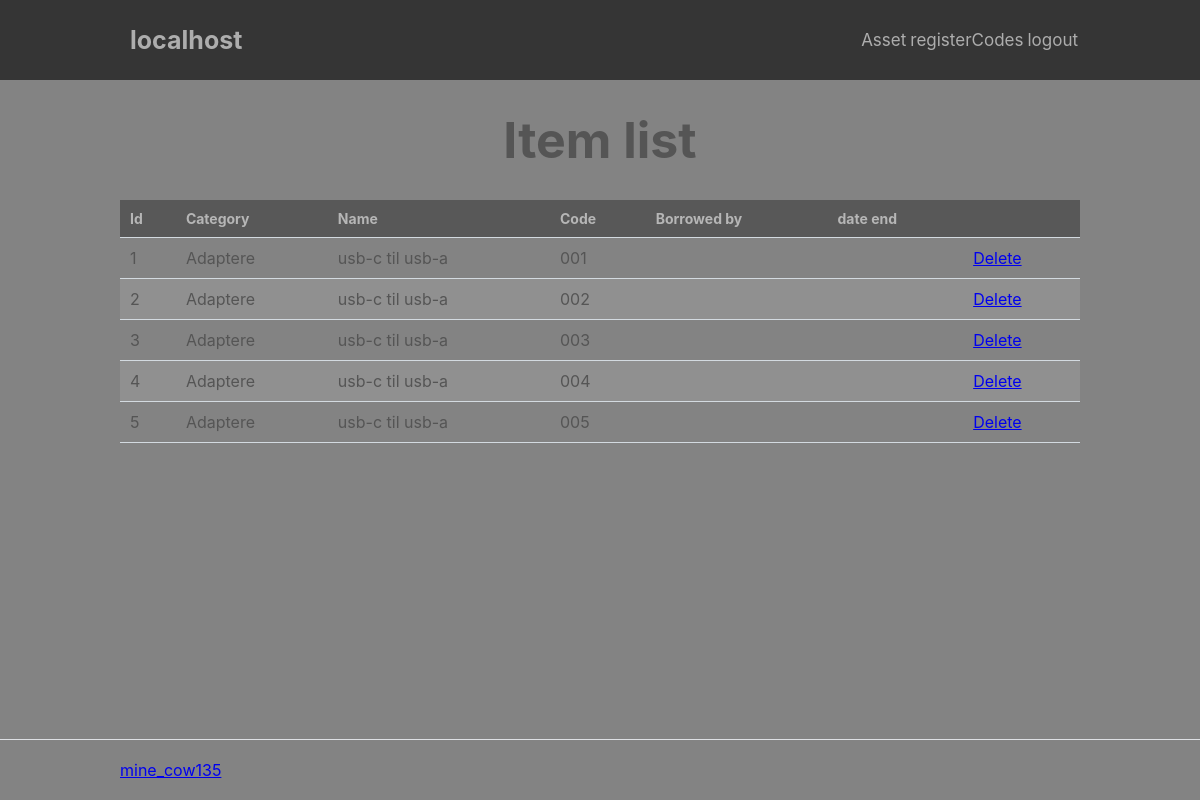
The page /index.php?page=asset/itemList (signed in) on the database as committed earlier.
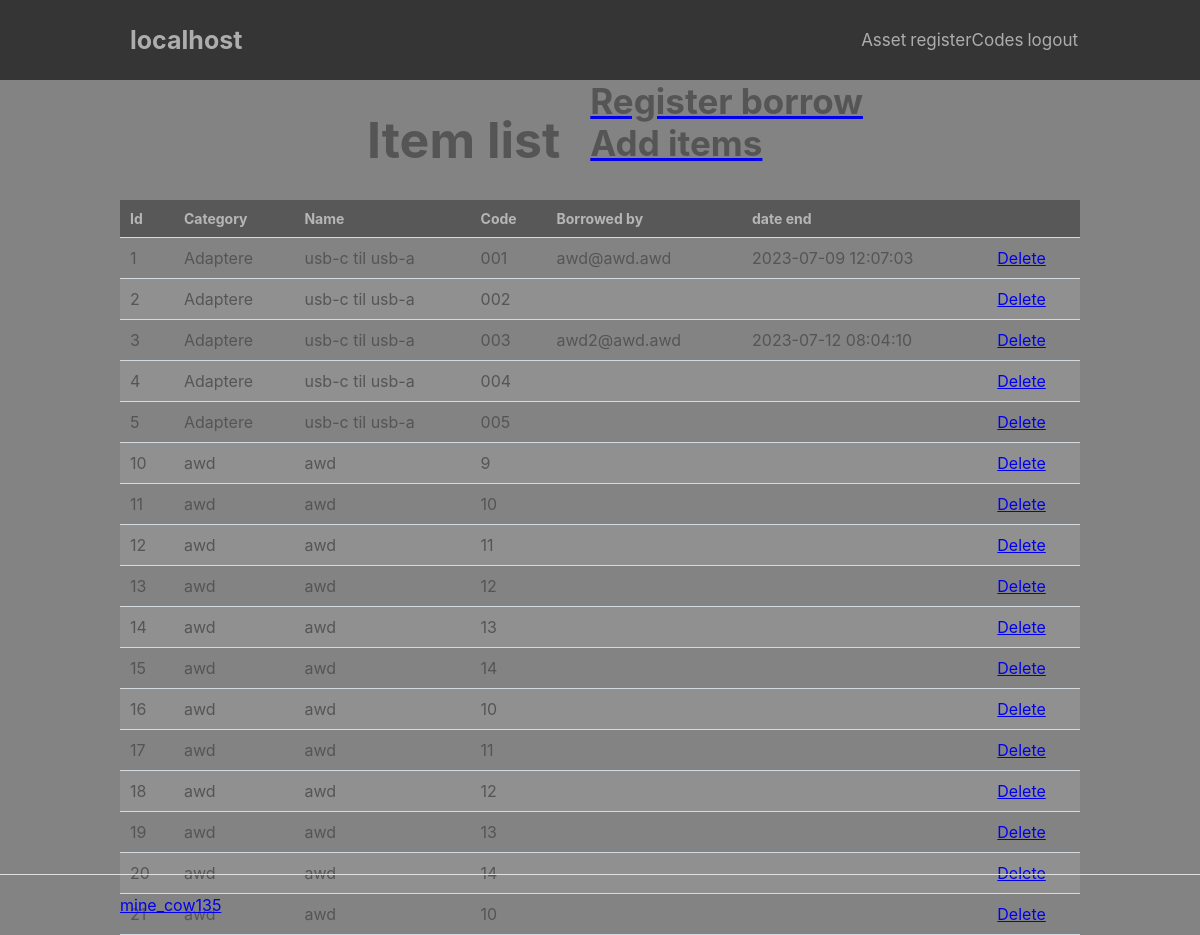
The same page on the database as committed later.
### tables this page shows
CREATE TABLE `userPermission` (
  `id` int NOT NULL,
  `userId` int NOT NULL,
  `siteId` int NOT NULL,
  `permissionId` int NOT NULL,
  `header` tinyint(1) NOT NULL DEFAULT '0',
  `dateStart` datetime NOT NULL DEFAULT CURRENT_TIMESTAMP,
  `dateEnd` datetime DEFAULT NULL
);

CREATE TABLE `permission` (
  `id` int NOT NULL,
  `permissionName` varchar(30) NOT NULL,
  `permissionCategory` varchar(20) NOT NULL,
  `page` varchar(50) DEFAULT NULL,
  `dropdown` varchar(20) DEFAULT NULL,
  `placement` int DEFAULT NULL,
  `permissionDescription` varchar(100) DEFAULT NULL
);

CREATE TABLE `asset_items` (
  `id` int NOT NULL,
  `name` varchar(20) NOT NULL,
  `category` varchar(20) NOT NULL,
  `code` varchar(30) NOT NULL,
  `date` datetime NOT NULL DEFAULT CURRENT_TIMESTAMP,
  `siteId` int NOT NULL,
  `removed` tinyint(1) NOT NULL DEFAULT '0'
);

CREATE TABLE `asset_user` (
  `id` int NOT NULL,
  `name` varchar(50) DEFAULT NULL,
  `mail` varchar(30) NOT NULL,
  `internalId` int DEFAULT NULL,
  `siteId` int NOT NULL
);

CREATE TABLE `asset_borrowed` (
  `id` int NOT NULL,
  `itemId` int NOT NULL,
  `userId` int NOT NULL,
  `borrowedBy` int NOT NULL,
  `dateStart` datetime NOT NULL DEFAULT CURRENT_TIMESTAMP,
  `dateEnd` datetime NOT NULL,
  `dateBack` datetime DEFAULT NULL,
  `siteId` int NOT NULL
);

### index.php (called while the page is built, shortened)
<?php
include 'functions.php';
$page = isset($_GET['page']) && file_exists('pages/' . $_GET['page'] . '.php') ? $_GET['page'] : 'home';
include 'pages/' . $page . '.php';

### pages/asset/itemList.php (the view, shortened to what this page needs)
<?php
headerr('Item list', "asset.itemList");
?>
<?php
    $sql = "SELECT id, name, category, code FROM asset_items WHERE siteId = :siteId AND removed = 0";
        $stmt = $pdo->prepare($sql);
        $stmt->bindValue(':siteId', $_SESSION["siteId"]);
        $stmt->execute();
        $item = $stmt->fetchAll(PDO::FETCH_ASSOC);
    $sql = "SELECT asset_borrowed.id, asset_borrowed.itemId, asset_borrowed.userId, asset_user.name, asset_user.mail, asset_borrowed.dateEnd FROM asset_borrowed LEFT JOIN asset_user ON asset_borrowed.userId = asset_user.id WHERE `dateBack` IS NULL AND asset_borrowed.siteId = :siteId";
        $stmt = $pdo->prepare($sql);
        $stmt->bindValue(':siteId', $_SESSION["siteId"]);
        $stmt->execute();
        $borrow = $stmt->fetchAll(PDO::FETCH_ASSOC);
?>
<div class="content-wrapper-center">
    <h1 class="head">Item list</h1>
    <div>
        <?php
            $permissionName = "asset.borrow";
            if (true === ((in_array($permissionName, array_column($_SESSION["permissions"], 'permissionName')))) || $permissionName == "default") {
                echo '<a href="index.php?page=asset/borrow"><h3>Register borrow</h3></a>';
            }
            $permissionName = "asset.create";
            if (true === ((in_array($permissionName, array_column($_SESSION["permissions"], 'permissionName')))) || $permissionName == "default") {
                echo '<a href="index.php?page=asset/import"><h3>Add items</h3>';
            }
        ?>
        </a>
    </div>
    <table>
        <thead>
            <tr>
                <td>Id</td>
                <td>Category</td>
                <td>Name</td>
                <td>Code</td>
                <td>Borrowed by</td>
                <td>date end</td>
                <td></td>
            </tr>
        </thead>
        <tbody>
            <?php
                foreach ($item as $i) {
                    unset($found_key);
                    if (in_array($i["id"],array_column($borrow, "itemId"))) {
                        $found_key = array_search($i["id"],array_column($borrow, "itemId"));
                    }
            ?>
                    <tr>
                        <td><?= $i["id"] ?></td>
                        <td><?= $i["category"] ?></td>
                        <td><?= $i["name"] ?></td>
                        <td><?= $i["code"] ?></td>
                        <td><?= $borrow[$found_key]["mail"] ?></td>
                        <td><?= $borrow[$found_key]["dateEnd"] ?></td>
                        <td><a href="index.php?page=asset/itemList&delete=<?= $i["id"] ?>" onclick="return confirm('Are you sure?');">Delete</a></td>
                    </tr>
            <?php
                }
            ?>
        </tbody>
    </table>
</div>
<?= template_footer() ?>

### functions.php (shortened to what this page needs)
<?php
    function pdo_connect_mysql() {
        $DATABASE_HOST = "localhost";
        $DATABASE_USER = "webTest";
        $DATABASE_PASS = "awdfthdwa";
        $DATABASE_NAME = "webTemplate";
        try {
        	return new PDO("mysql:host=" . $DATABASE_HOST . ";dbname=" . $DATABASE_NAME . ";charset=utf8", $DATABASE_USER, $DATABASE_PASS);
        } catch (PDOException $exception) {
        	exit("Failed to connect to database!");
        }
    }
    function headerr($title, $permissionName)
    {
        $namechoice = 2;
        $namearr["1"] = "Template";
        $namearr["2"] = $_SERVER["HTTP_HOST"];
        $name = $namearr["$namechoice"];
        $pdo = pdo_connect_mysql();
        $root = $_SERVER['WEB_ROOT'] = str_replace("index.php",'',$_SERVER['SCRIPT_NAME']);
        $sql = "SELECT userPermission.id, userPermission.userId, userPermission.siteId, userPermission.permissionId, userPermission.header, userPermission.dateStart, userPermission.dateEnd, users.username, sites.siteName, permission.permissionName, permission.page, permission.dropdown, permission.placement FROM userPermission LEFT JOIN users ON userPermission.userId = users.id LEFT JOIN sites ON userPermission.siteId = sites.id LEFT JOIN permission ON userPermission.permissionId = permission.id WHERE userPermission.userId = :userId AND dateStart < :date AND (dateEnd > :date OR dateEnd IS NULL) AND siteId = :siteId ORDER BY permission.placement";
        $stmt = $pdo->prepare($sql);
        $date = date("Y-m-d H:i:s");
        if ($_SESSION["id"]) {
            $userId = $_SESSION["id"];
        }
        else {
            $userId = 0;
        }
        $stmt->bindValue(':userId', $userId);
        $stmt->bindValue(':date', $date);
        $stmt->bindValue(':siteId', $_SESSION["siteId"]);
        $stmt->execute();
        $permissions = $stmt->fetchAll(PDO::FETCH_ASSOC);
        echo '
        <!DOCTYPE html>
        <html lang="en">
            <head>
                <meta charset="utf-8">
                <title>' . $title . '</title>
                <link href="' . $root . 'css/import.css" rel="stylesheet" type="text/css">
                <link rel="shortcut icon" href="img/logo.png" />
            </head>
            <body>
                <header>
                    <div class="content-wrapper">
                            <a href="index.php">
                                <img src="img/logo.png" height="70px" alt="">
                                <h1>' . $name . '</h1>
                            </a>
                            <nav>
                        ';
                        foreach ($permissions as $i) {
                            if ($i["header"] == true) {
                                ?>
                                <a href="index.php?page=<?=$i['page']?>"><?=$i['permissionName']?></a>
                                <?php
                            }
                        }
        echo '
                    </nav>
                </div>
            </header>
            <main>
    ';
    }
    function template_footer() {
        echo '
                </main>
                <footer>
                    <div class="content-wrapper">
                        <a href="https://github.com/minecow135">mine_cow135</a>
                    </div>
                </footer>
            </body>
        </html>
        ';
    }
?>

### css/var.css (style rules this page uses)
* { --color_bg_background: #838383; --color_border: #dee0e4; --color_confirm: #38b673; --color_confirm_hover: #32a367; --color_txt_h_1: #adadad; --color_txt_h_2: #555555; --color_txt_p_1: #adadad; --color_txt_p_2: #555555; --color_txt_p_1: #cacaca; --size_tx_h1_1: 50px; --size_tx_h1_2: ; --size_tx_h1_3: 25px; --size_tx_h2_1: 40px; --size_tx_h2_2: 30px; --size_tx_h2_3: ; --size_tx_h3_1: 35px; --size_tx_h3_2: ; --size_tx_h3_3: ; --size_tx_h4_1: 30px; --size_tx_h4_2: ; --size_tx_h4_3: ; --size_tx_h5_1: 25px; --size_tx_h5_2: ; --size_tx_h5_3: ; --size_tx_h6_1: 20px; --size_tx_h6_2: ; --size_tx_h6_3: ; --size_text_header_h1: 25px; --size_text_header: 17px; --size_text_header_span: 12px; --size_item_span: 16px; --place_item_span_top: 22px; --place_item_span_right: 0px; --color_bg_header: #353535; --color_h_table: #b6b6b6; --color_bg_box: #5e5d5d; --color_bg_box_submit: #4e4e4e; --color_bg_box_submit_hover:#3b3b3b; }

### css/style.css (style rules this page uses)
* { box-sizing: border-box; font-family: -apple-system, BlinkMacSystemFont, "segoe ui", roboto, oxygen, ubuntu, cantarell, "fira sans", "droid sans", "helvetica neue", Arial, sans-serif; font-size: 16px; -webkit-font-smoothing: antialiased; -moz-osx-font-smoothing: grayscale; box-sizing: border-box }
html { height: 100%; width: 100%; background-color: var(--color_bg_background); }
body { position: relative; min-height: 100vh; color: #555555; margin: 0; margin-bottom: 20px; }
h1, h2, h3, h4, h5 { color: var(--color_txt_h_2); margin: 0; }
h1 { font-size: var(--size_tx_h1_1); padding: 30px; }
h3 { font-size: var(--size_tx_h3_1); }
.content-wrapper, .content-wrapper-center { width: 80%; margin: 0 auto; display: flex; flex-wrap: wrap; }
.content-wrapper-center { justify-content: center; }

### css/header.css (style rules this page uses)
header { background-color: var(--color_bg_header); }
header .content-wrapper { display: flex; align-items: center; position: relative; }
header .content-wrapper a { display: flex; align-items: center; justify-content: center; color: inherit; }
header .content-wrapper a h1 { font-size: var(--size_text_header_h1); padding: 0; color: inherit; }
header { color: var(--color_txt_h_1); }
header a { text-decoration: none; }
header nav { display: flex; flex-grow: 1; flex-basis: 0; justify-content: flex-end; align-items: center; position: relative; }
header nav a { text-decoration: none; color: inherit; margin: 0 2px; font-size: var(--size_text_header); }
footer { position: absolute; bottom: 0; border-top: 1px solid var(--color_border); padding: 20px 0; width: 100%; }

### css/table.css (style rules this page uses)
table { width: 100%; padding-top: 30px; border-collapse: collapse; }
table thead { background-color: #585858; border-bottom: 1px solid #d3dae0; }
table thead td { padding: 10px; font-weight: bold; color: var(--color_h_table); font-size: 14px; }
table tbody tr { border-bottom: 1px solid #d3dae0; }
table tbody tr:nth-child(even) { background-color: #909090; }
table tbody tr td { padding: 10px; }

Rows that differ between the two databases and show on the page:
changed through a linked row, asset_items id 1: id.mail (not shown) → "awd@awd.awd"; id.dateEnd (not shown) → "2023-07-09 12:07:03"
changed through a linked row, asset_items id 3: id.mail (not shown) → "awd2@awd.awd"; id.dateEnd (not shown) → "2023-07-12 08:04:10"
added asset_items: id "10", category "awd", name "awd", code "9"
added asset_items: id "11", category "awd", name "awd", code "10"
added asset_items: id "12", category "awd", name "awd", code "11"
added asset_items: id "13", category "awd", name "awd", code "12"
added asset_items: id "14", category "awd", name "awd", code "13"
added asset_items: id "15", category "awd", name "awd", code "14"
added asset_items: id "16", category "awd", name "awd", code "10"
added asset_items: id "17", category "awd", name "awd", code "11"
added asset_items: id "18", category "awd", name "awd", code "12"
added asset_items: id "19", category "awd", name "awd", code "13"
added asset_items: id "20", category "awd", name "awd", code "14"
added asset_items: id "21", category "awd", name "awd", code "10"
Other text that changed with them:
text now shown: "Register borrow Add items"
